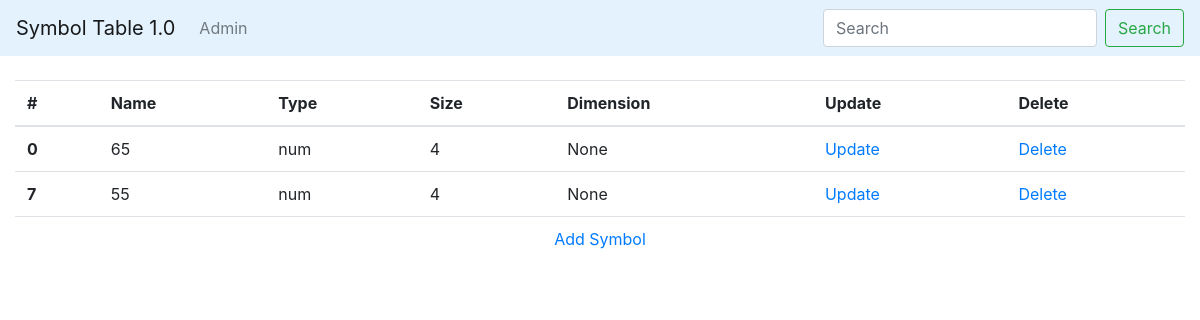
The app's page /, older data.
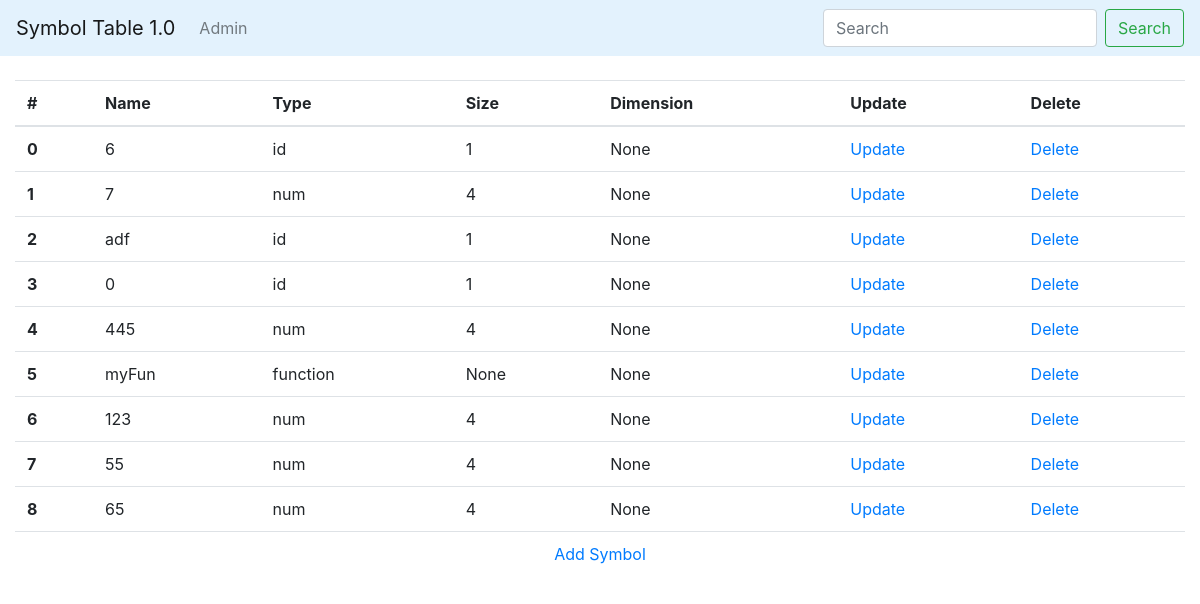
The same page, newer data.
### items/models.py (models this page shows)
class Symbol(models.Model):
    index = models.IntegerField(default=None, blank=True, null=True)
    name = models.CharField(default=None, max_length=100)
    type = models.CharField(default=None, max_length=100)
    size = models.IntegerField(default=None, blank=True, null=True)
    dimension = models.IntegerField(default=None, blank=True, null=True)

### Symboldj/views.py (the view)
# urls.py: 2. Add a URL to urlpatterns:  path('', views.home, name='home')
def home(request):
    symbols = Symbol.objects.order_by('index')
    return render(request, "home.html", {
        "symbols": symbols,
    })

### templates/home.html
{% extends "base.html" %}
{% block content %}
    <table class="table">
        <thead>
        <tr>
            <th scope="col">#</th>
            <th scope="col">Name</th>
            <th scope="col">Type</th>
            <th scope="col">Size</th>
            <th scope="col">Dimension</th>
            <th scope="col">Update</th>
            <th scope="col">Delete</th>
        </tr>
        </thead>
        <tbody>
        {%  for i in symbols %}
            <tr>
            <th scope="row">{{ i.index }}</th>
            <td>{{ i.name }}</td>
            <td>{{ i.type }}</td>
            <td>{{ i.size }}</td>
            <td>{{ i.dimension }}</td>
            <td>
                <a href= {% url 'update_symbol' i.id %} class="text-decoration-none" >
                    Update
                </a>
            </td>
            <td>
                <a href= {% url 'delete_symbol' i.id %} class="text-decoration-none" >
                    Delete
                </a>
            </td>
        {% endfor %}
        </tr>
        <tr align="middle">
            <td colspan="7">
                <a href= {% url 'add_symbol' %} class="text-decoration-none" >
                    Add Symbol
                </a>
            </td>
        </tr>
        </tbody>
    </table>
{% endblock %}

Row changes from the older to the newer data that the page shows:
removed Symbol: index "0", name "65", type "num", size "4", dimension "None"
added Symbol: index "0", name "6", type "id", size "1", dimension "None"
added Symbol: index "1", name "7", type "num", size "4", dimension "None"
added Symbol: index "2", name "adf", type "id", size "1", dimension "None"
added Symbol: index "3", name "0", type "id", size "1", dimension "None"
added Symbol: index "4", name "445", type "num", size "4", dimension "None"
added Symbol: index "5", name "myFun", type "function", size "None", dimension "None"
added Symbol: index "6", name "123", type "num", size "4", dimension "None"
added Symbol: index "8", name "65", type "num", size "4", dimension "None"
